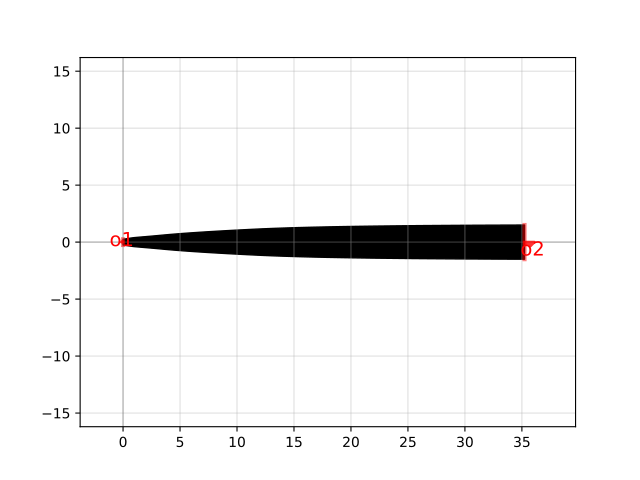

Python code for this plot:
import gdsfactory as gf

c = gf.components.taper_0p5_to_3_l36()
c.plot()
